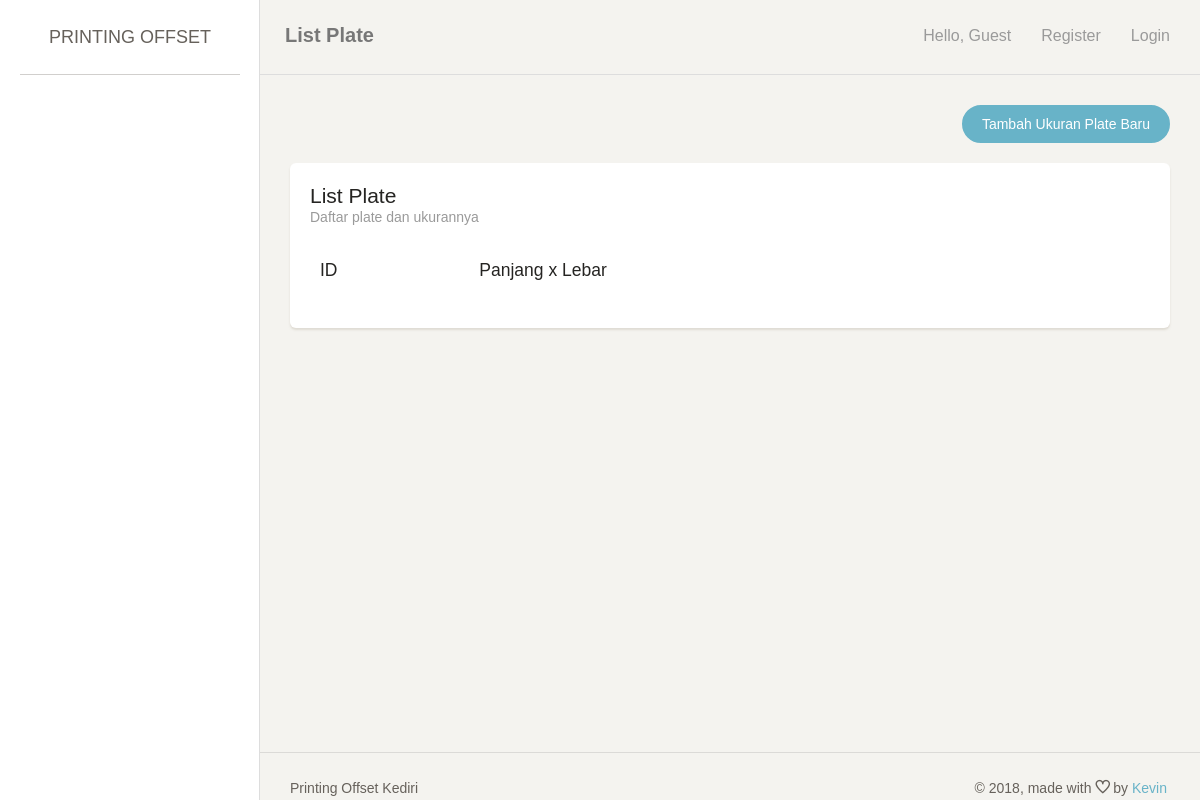
Page /index.php/plate on the earlier database version.
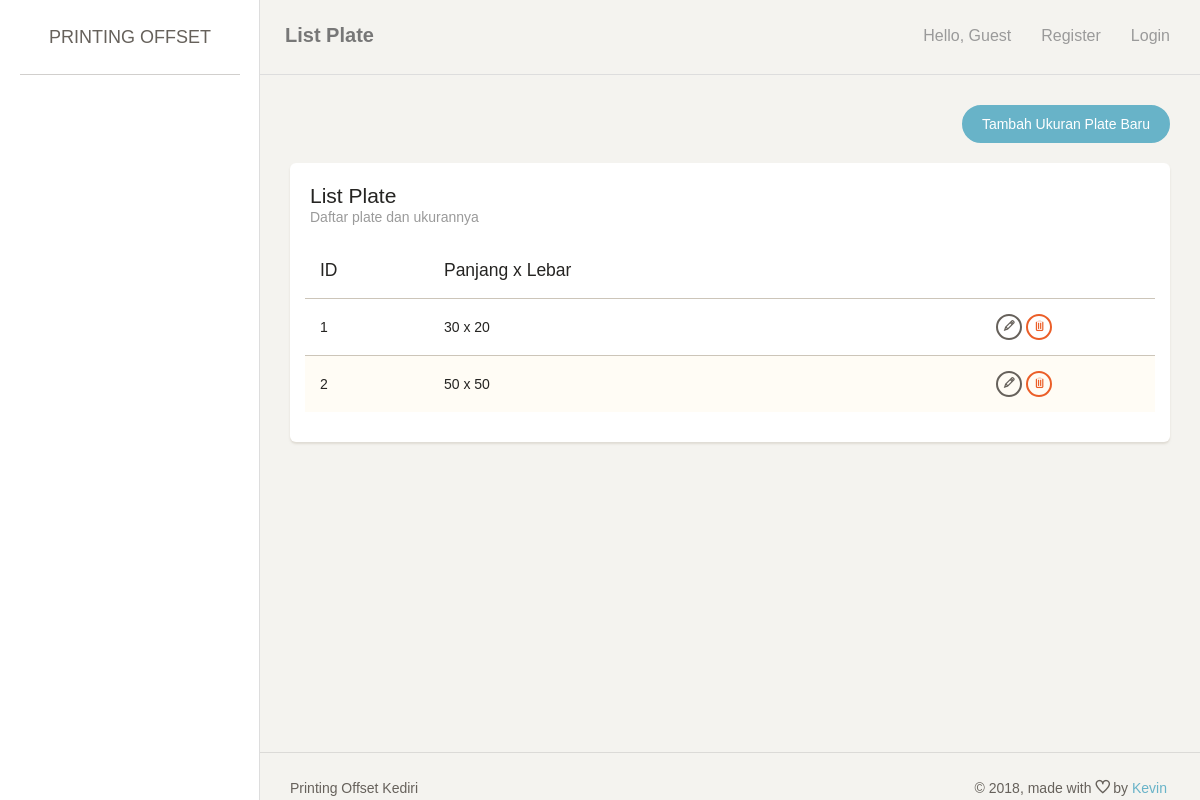
Same page on the later database version.
### tables this page shows
CREATE TABLE `master_plate` (
  `id_master_plate` int(11) NOT NULL,
  `panjang_plate` int(11) DEFAULT NULL,
  `lebar_plate` int(11) DEFAULT NULL
);

### application/controllers/Plate.php (called while the page is built, shortened)
<?php
class Plate extends CI_Controller {
	public function index() {
		$this->lst();
	}
	public function lst() {
		if ($_SESSION['printer']['user']['role'] == 0){
			$data['page_title'] = 'List Plate';
			$data['page_note'] = 'Daftar plate dan ukurannya';
			$data['row'] = $this->MPlate->getAll();
			$this->load->view('header', $data);
			$this->load->view('plate_list', $data);
			$this->load->view('footer', $data);
		} else {
			redirect('login');
		}
	}
}

### index.php (called while the page is built, shortened)
<?php
require_once BASEPATH.'core/CodeIgniter.php';

### application/models/Plate_model.php (called while the page is built, shortened)
<?php
class Plate_model extends CI_Model {
	public function getAll() {
		return $this->db->get('master_plate')->result_array();
	}
}

### application/views/plate_list.php (the view, shortened to what this page needs)
<div class="content">
    <div class="container-fluid">
        <div class="row">
            <div class="col-md-12">
                <div align="right">
                    <a href="<?= site_url('plate/add/'); ?>" class="btn btn-info btn-fill btn-wd">Tambah Ukuran Plate Baru</a>
                </div>
                <br/>
                <div class="card">
                    <div class="header">
                        <h4 class="title"><?= $page_title; ?></h4>
                        <p class="category"><?= $page_note; ?></p>
                    </div>
                    <div class="content table-responsive">
                        <table id="myTable" class="table table-striped">
                            <thead><tr>
                                <th>ID</th>
                                <th>Panjang x Lebar</th>
                                <th></th>
                            </tr></thead>
                            <tbody>
                                <?php foreach ($row as $key => $value) {
                                    ?>
                                    <tr>
                                        <td><?= $value['id_master_plate']; ?></td>
                                        <td><?= $value['panjang_plate'].' x '.$value['lebar_plate']; ?></td>
                                        <td align="center">
                                            <a href="<?= site_url('plate/edit/'.$value['id_master_plate']); ?>" class="btn btn-waning btn-xs"><span class="ti-pencil" title="Edit"></span></a>
                                            <a href="<?= site_url('plate/delete/'.$value['id_master_plate']); ?>" class="btn btn-danger btn-xs"><span class="ti-trash" title="Delete"></span></a>
                                        </td>
                                    </tr>
                                    <?php
                                } ?>
                            </tbody>
                        </table>
                    </div>
                </div>
            </div>
        </div>
    </div>
</div>

Differences in the rows shown:
added master_plate: id_master_plate "1", panjang_plate "30", lebar_plate "20"
added master_plate: id_master_plate "2", panjang_plate "50", lebar_plate "50"
